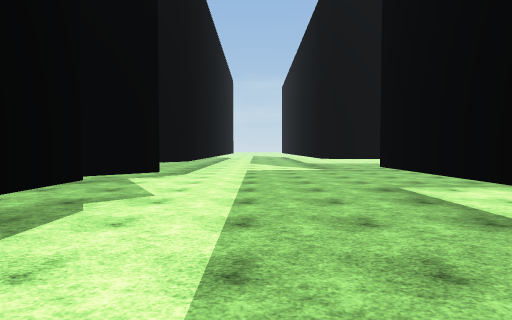
view 1 (above)

14 first-person views from a walk through a 3-D level made in the Unity game engine. The camera is 1.5 m above the floor, tilts 2° down and sees 80° across. The floor is counted in squares, 2 m on a side. Each view is taken from the middle of a square. On the plan, view 1 faces up. The plan holds only what a view shows up to about 10 squares ahead; the rest is blank. The place goes on beyond the plan. The player is left out. Surface patterns are stand-ins for the level's own textures.

view 2
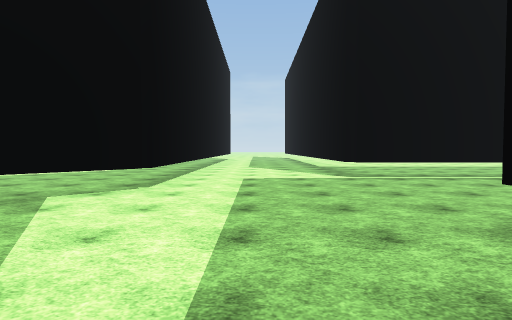

view 3
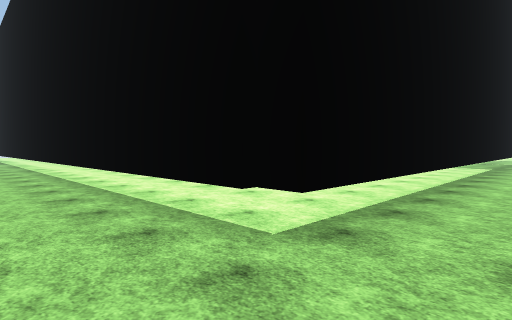

view 4
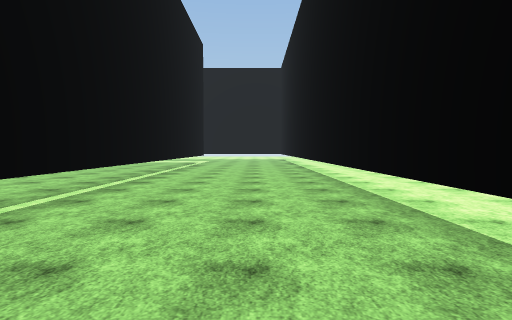

view 5
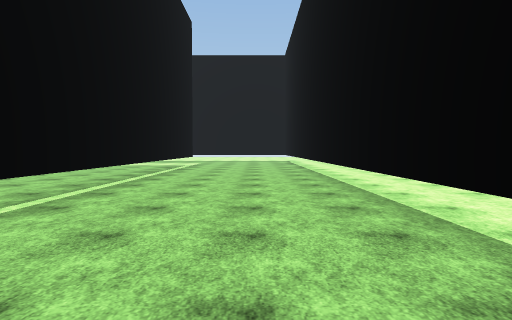

view 6
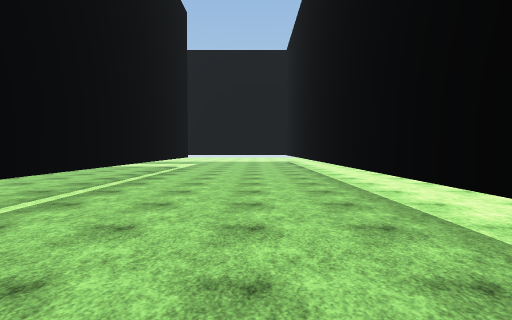

view 7
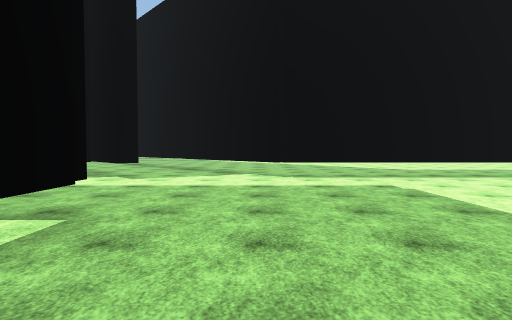

view 8
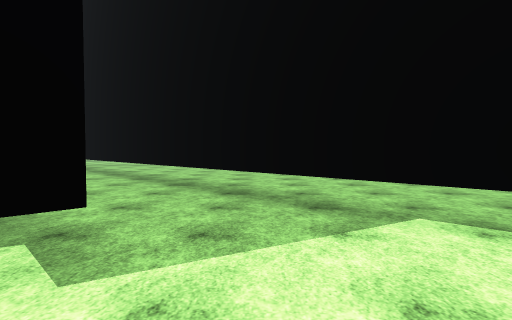

view 9
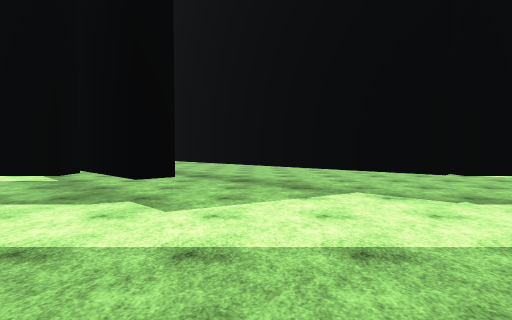

view 10
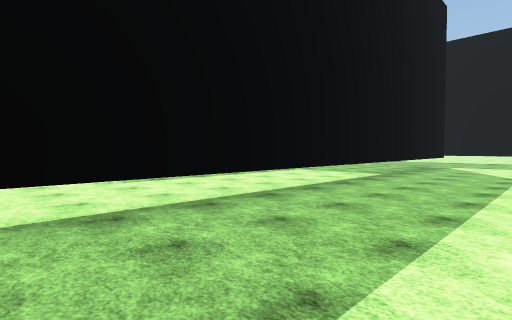

view 11
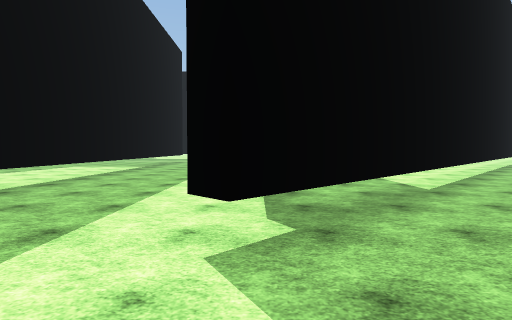

view 12
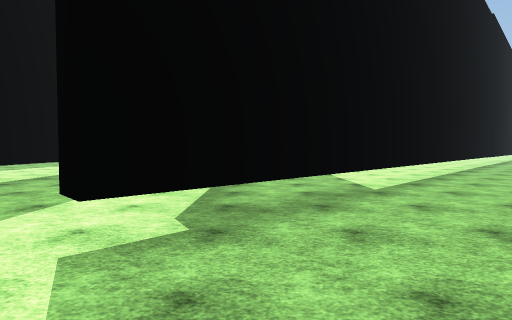

view 13
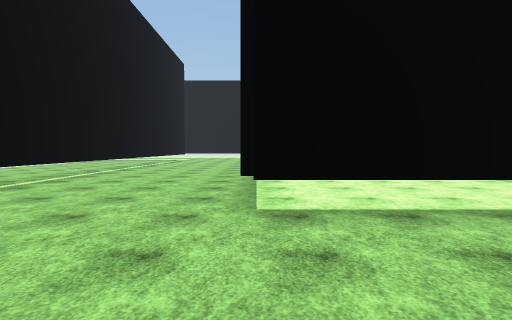

view 14
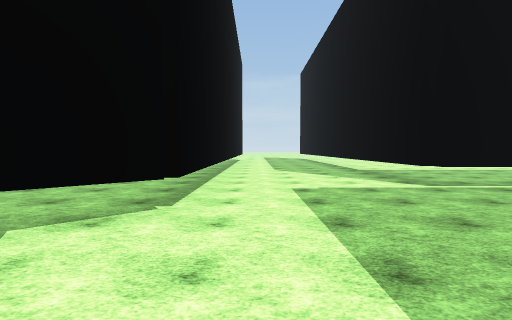

### Floor plan
Key: @ floor where view 1 was taken; # wall or solid block; . floor; T thing the floor can be seen under or through.
Columns run from 10 left of view 1 to 17 right of it. Each row starts with its distance up from view 1.
 12    .....T....T..............
 11    .....T....TTTTTTTTTTTTTT#
 10   ......T...................
  9   ..... T...................
  8   .... T....................
  7  .... T.....................
  6 .... T.......TTTTTTTTTTTTTT#
  5 ... T........T..............
  4 .. T...##....T..............
  3 . T...###....T...
  2 ##...##. ....T...
  1 #...##.. ....T...
  0  ..##... .@..T...
 -1 ..##...  ....T...
 -2 .##...   ....T...
 -3 ##...     ...T...
 -4           ...T...
 -5           ...T..
 -6           ...T.
 -7           ...#
 -8           ...#
 -9           ..

Where each view was taken, in squares from view 1:
view 1: 0 up, 0 right, facing up
view 2: 3 up, 0 right, facing up
view 3: 8 up, 1 right, facing down-right
view 4: 8 up, 3 right, facing right
view 5: 8 up, 6 right, facing right
view 6: 8 up, 7 right, facing right
view 7: 8 up, 6 right, facing left
view 8: 6 up, 0 right, facing left
view 9: 6 up, 2 right, facing left
view 10: 3 up, 1 left, facing down-right
view 11: 7 up, 2 left, facing down
view 12: 7 up, 3 left, facing down
view 13: 6 up, 1 left, facing right
view 14: 5 up, 1 left, facing up
